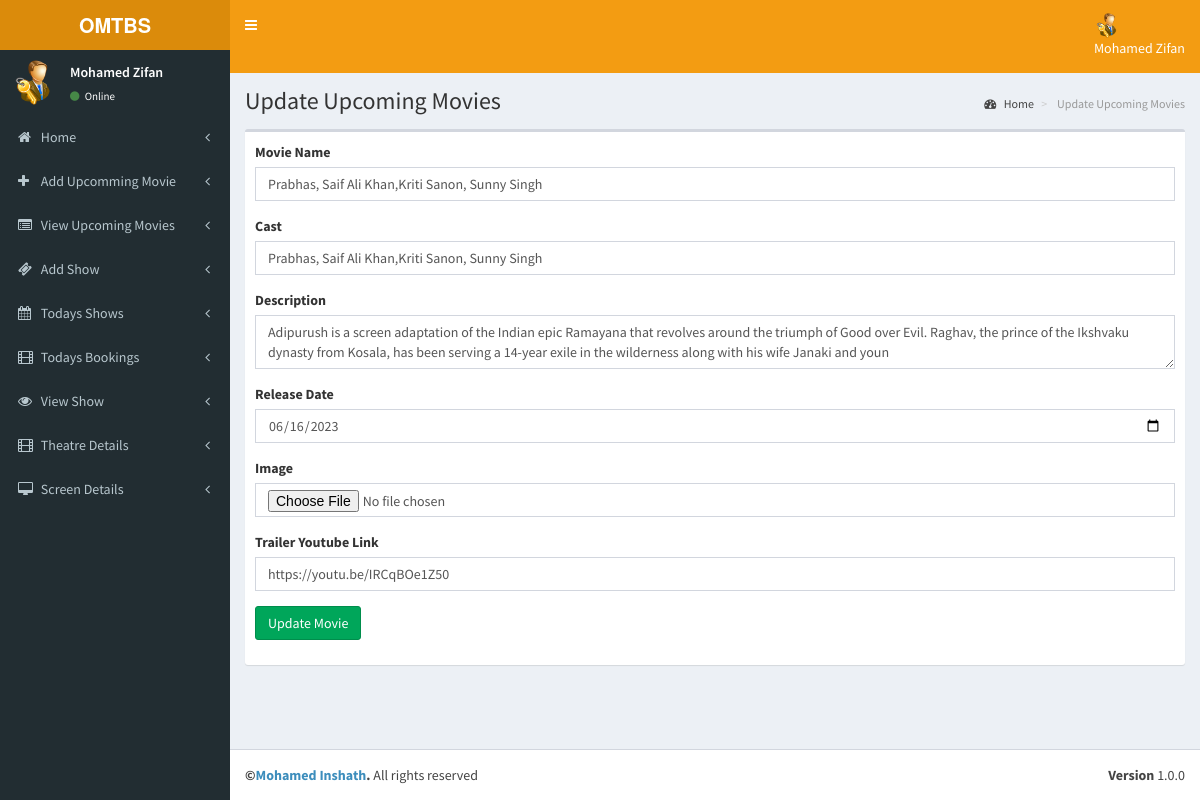
Screenshot of /OMTBS/theater/pages/update_upcoming_movies.php?updateid=1 (signed in) with the database file from the repository.
### tables this page shows
CREATE TABLE `tbl_movie` (
  `movie_id` int(11) NOT NULL,
  `t_id` int(11) NOT NULL COMMENT 'theatre id',
  `movie_name` varchar(255) NOT NULL,
  `cast` varchar(500) NOT NULL,
  `desc` varchar(255) NOT NULL,
  `release_date` date NOT NULL,
  `image` varchar(200) NOT NULL,
  `video_url` varchar(200) NOT NULL,
  `status` int(1) NOT NULL COMMENT '0 means active '
);

### OMTBS/theater/pages/update_upcoming_movies.php (the view, shortened to what this page needs)
<?php
include('../partials/header.php');
?>
<div class="content-wrapper">
    <section class="content-header">
        <h1>
            Update Upcoming Movies
        </h1>
        <ol class="breadcrumb">
            <li><a href="dashboard.php"><i class="fa fa-dashboard"></i> Home</a></li>
            <li class="active"> Update Upcoming Movies</li>
        </ol>
    </section>
    <section class="content">
        <div class="box">
            <div class="box-body">
                <?php
                include('../config/config.php');
                $id = $_GET['updateid'];
                $qry = "SELECT * FROM `tbl_movie` WHERE movie_id = $id";
                $result = mysqli_query($conn, $qry);
                if (mysqli_num_rows($result) > 0) {
                    while ($row = mysqli_fetch_assoc($result)) {
                ?>
                        <form action="../backend/update_upcoming_movies.php" method="post" enctype="multipart/form-data" id="form1">
                            <div class="form-group">
                                <label class="control-label">Movie Name</label>
                                <input type="text" name="name" class="form-control" value="<?php echo $row['movie_name']; ?>" />
                            </div>
                            <div class="form-group">
                                <label class="control-label">Cast</label>
                                <input type="text" name="cast" class="form-control" value="<?php echo $row['cast']; ?>" />
                            </div>
                            <div class="form-group">
                                <label class="control-label">Description</label>
                                <textarea name="desc" class="form-control"><?php echo $row['desc']; ?></textarea>
                            </div>
                            <div class="form-group">
                                <label class="control-label">Release Date</label>
                                <input type="date" name="rdate" class="form-control" value="<?php echo $row['release_date']; ?>" />
                            </div>
                            <div class="form-group">
                                <label class="control-label">Image</label>
                                <input type="file" name="image" class="form-control" value="<?php echo $row['image']; ?>" />
                            </div>
                            <div class="form-group">
                                <label class="control-label">Trailer Youtube Link</label>
                                <input type="text" name="video" class="form-control" value="<?php echo $row['video_url']; ?>" />
                            </div>
                            <div class="form-group">
                                <button type="submit" class="btn btn-success">Update Movie</button>
                            </div>
                        </form>
                <?php
                    }
                }
                ?>
            </div>
        </div>
    </section>
</div>
<?php
include('../partials/footer.php');
?>

### rows the page displays
tbl_movie: name "Prabhas, Saif Ali Khan,Kriti Sanon, Sunny Singh", cast "Prabhas, Saif Ali Khan,Kriti Sanon, Sunny Singh", desc "Adipurush is a screen adaptation of the Indian epic Ramayana that revolves around the triumph of Good over Evil. Raghav, the prince of the Ikshvaku dynasty from Kosala, has been serving a 14-year exile in the wilderness along with his wife Janaki and youn", rdate "06/16/2023", video "https://youtu.be/IRCqBOe1Z50"

### other values shown
$_SESSION['theater_name'] "Mohamed Zifan"
